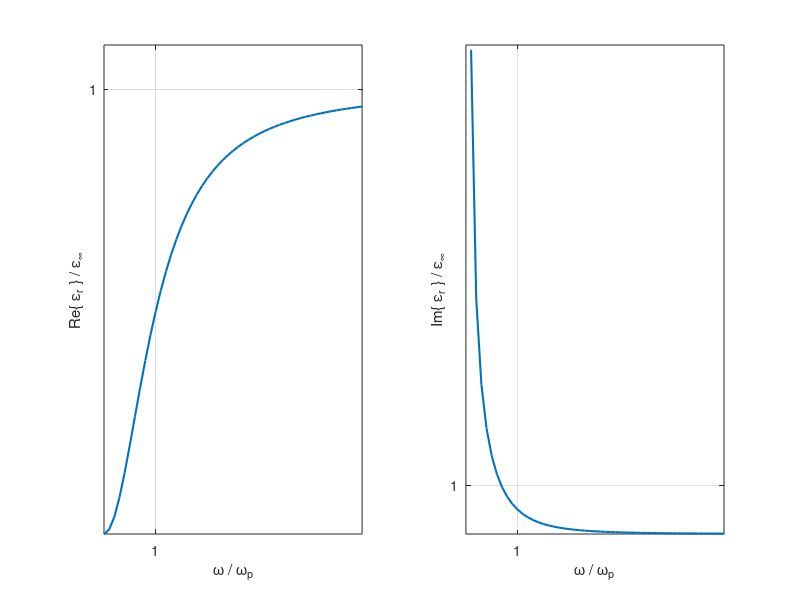

Reproduce this figure in MATLAB.

close all
omega_p = 1;
gamma=1;
epsilon_inf=1;

omega = 0:0.1:50;

re = epsilon_inf - omega_p^2 ./ ( omega.^2 + gamma^2 );
imag = gamma*omega_p ./ (omega.*(omega.^2 + gamma^2));

figure
xmax=5
txtSize=20;
subplot(121)
set(gca,'fontsize',txtSize)
plot(omega./omega_p, re./epsilon_inf,'LineWidth',1.5)
set(gca,'XTick',[1]);
set(gca,'YTick',[1]);
grid on
% set(gca,'LineWidth', 1);
% set(gca,'GridLineStyle', '-');
ylabel('Re\{ \epsilon_r \} / \epsilon_{\infty}')
xlabel('\omega / \omega_p')
xlim([0,xmax])
ylim([0,1.1])
subplot(122)
set(gca,'fontsize',txtSize)
plot(omega./omega_p, imag./epsilon_inf,'LineWidth',1.5)
ylabel('Im\{ \epsilon_r \} / \epsilon_{\infty}')
xlabel('\omega / \omega_p')
grid on
set(gca,'XTick',[1]);
set(gca,'YTick',[1]);
xlim([0,xmax])